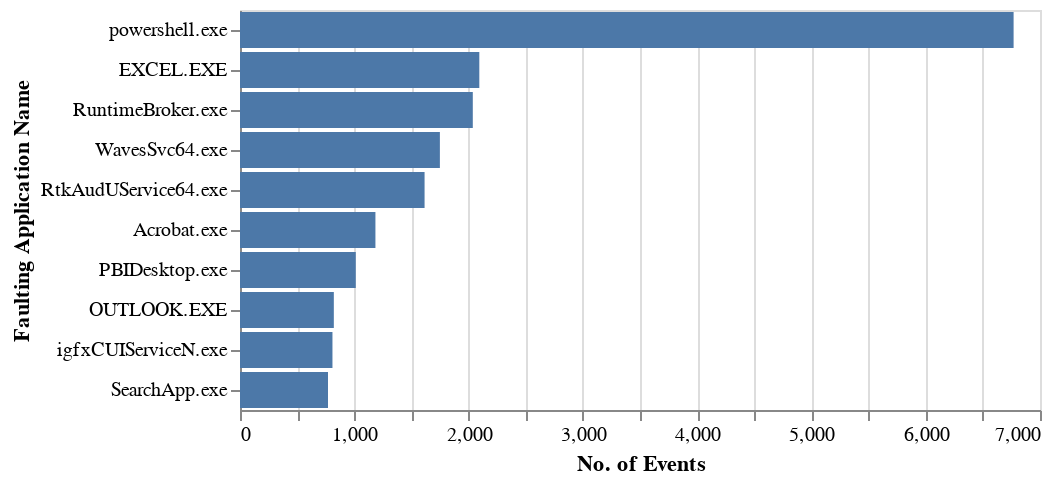

Notebook cell for this chart:
### Markdown cell above
### Create Incident category and faulting applications figure for report

### Code cell
df = incs_merged
if isinstance(df, (pd.DatetimeIndex, pd.MultiIndex)):
	df = df.to_frame(index=False)


df = df.query("""`number`.str.contains('INC', na=False, case=False, regex=False)""")

s2 = df[~pd.isnull(df['Combined_Application'])]

def get_compare_chart(in_data, in_col, x_axis_title, y_axis_title, in_title):
    """
    Visualize the top n most common faulting applications 
    """

    count_df2 = in_data.groupby(in_col).size().reset_index().rename(columns={0: 'count'})
    # Sort order for chart
    count_df2.sort_values('count', ascending=False, inplace=True)
    count_df2 = count_df2.iloc[:10]
    sort_order = [val for val in count_df2[in_col].unique()]
    out_chart = alt.Chart(count_df2).mark_bar().encode(
        x=alt.X('count:Q', axis=alt.Axis(title=x_axis_title)),
        y=alt.Y(in_col + ':N',axis=alt.Axis(title=y_axis_title), sort=sort_order),
        tooltip='count:Q'
    ).properties(title=in_title)
    return out_chart

get_compare_chart(s2, 'Combined_Application', 'No. of Events', 'Faulting Application Name', '')

### Figure 1 — Vega-Lite specification as saved in the notebook (floating-point values rounded to 4 significant figures)
{"config": {"view": {"continuousWidth": 400, "continuousHeight": 300}}, "data": {"name": "data-78e14be80fe09000c7864eedcfbd5a62"}, "mark": "bar", "encoding": {"tooltip": {"field": "count", "type": "quantitative"}, "x": {"axis": {"title": "No. of Events"}, "field": "count", "type": "quantitative"}, "y": {"axis": {"title": "Faulting Application Name"}, "field": "Combined_Application", "sort": ["powershell.exe", "EXCEL.EXE", "RuntimeBroker.exe", "WavesSvc64.exe", "RtkAudUService64.exe", "Acrobat.exe", "PBIDesktop.exe", "OUTLOOK.EXE", "igfxCUIServiceN.exe", "SearchApp.exe"], "type": "nominal"}}, "title": "", "$schema": "https://vega.github.io/schema/vega-lite/v4.17.0.json", "datasets": {"data-78e14be80fe09000c7864eedcfbd5a62": [{"Combined_Application": "powershell.exe", "count": 6769}, {"Combined_Application": "EXCEL.EXE", "count": 2094}, {"Combined_Application": "RuntimeBroker.exe", "count": 2037}, {"Combined_Application": "WavesSvc64.exe", "count": 1749}, {"Combined_Application": "RtkAudUService64.exe", "count": 1615}, {"Combined_Application": "Acrobat.exe", "count": 1185}, {"Combined_Application": "PBIDesktop.exe", "count": 1013}, {"Combined_Application": "OUTLOOK.EXE", "count": 821}, {"Combined_Application": "igfxCUIServiceN.exe", "count": 809}, {"Combined_Application": "SearchApp.exe", "count": 770}]}}
